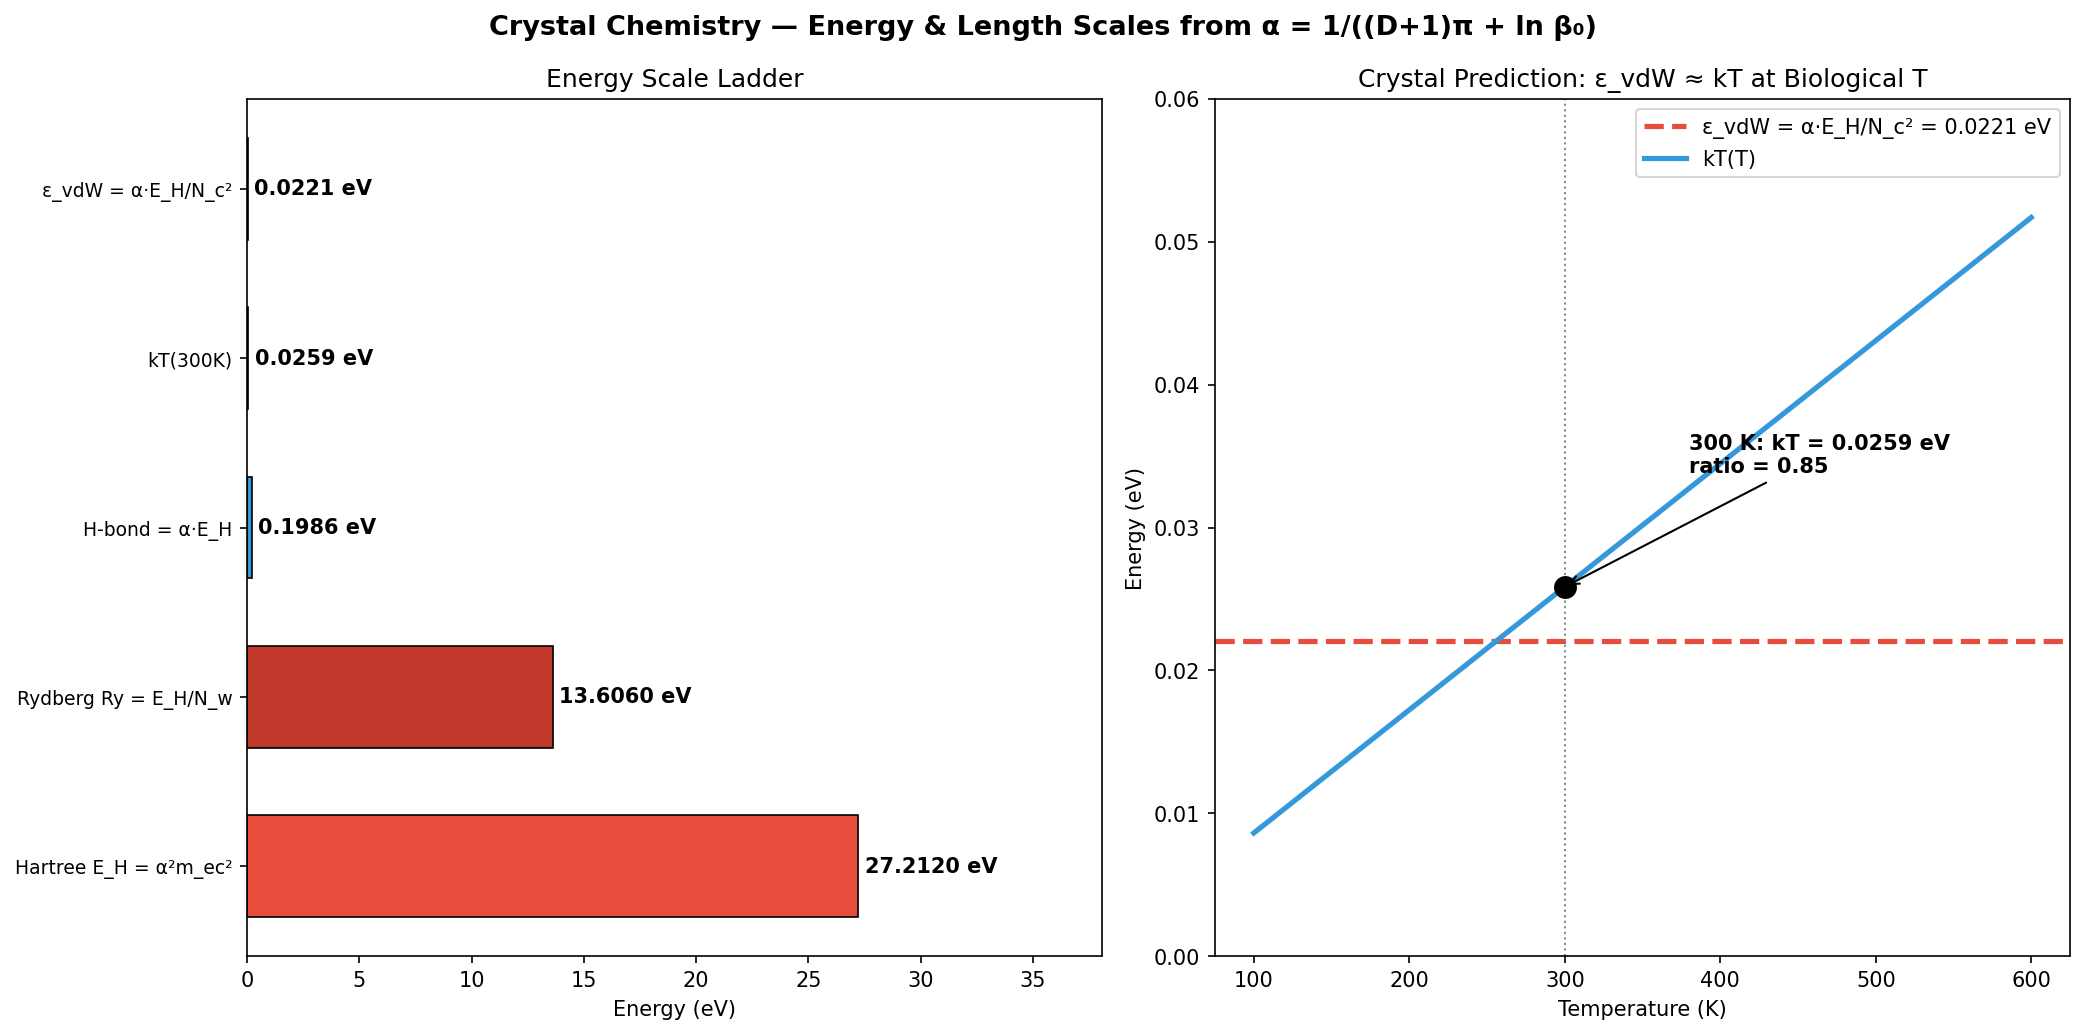

Write the Python code that produced this figure.
#!/usr/bin/env python3
"""Crystal Chem — Energy Scales from (2,3)"""
import crystal_toe as ct
import matplotlib.pyplot as plt
import numpy as np

toe = ct.Toe(); ch = toe.chem()

fig, axes = plt.subplots(1, 2, figsize=(14, 7))
fig.suptitle("Crystal Chemistry — Energy & Length Scales from α = 1/((D+1)π + ln β₀)",
             fontsize=13, fontweight='bold')

# ── Left: Energy scale ladder ──
ax = axes[0]
energies = {
    f'Hartree E_H = α²m_ec²':           ch.hartree_ev(),
    f'Rydberg Ry = E_H/N_w':            ch.rydberg_ev(),
    f'H-bond = α·E_H':                  ch.e_hbond(),
    f'kT(300K)':                         ch.kt_300(),
    f'ε_vdW = α·E_H/N_c²':             ch.eps_vdw(),
}
names = list(energies.keys())
vals = list(energies.values())
colors = ['#e74c3c', '#c0392b', '#3498db', '#2ecc71', '#27ae60']
y_pos = np.arange(len(names))

bars = ax.barh(y_pos, vals, color=colors, edgecolor='black', linewidth=0.8, height=0.6)
for bar, v in zip(bars, vals):
    ax.text(bar.get_width() + 0.3, bar.get_y() + bar.get_height()/2,
            f'{v:.4f} eV', va='center', fontsize=10, fontweight='bold')
ax.set_yticks(y_pos)
ax.set_yticklabels(names, fontsize=9)
ax.set_xlabel('Energy (eV)')
ax.set_title('Energy Scale Ladder')
ax.set_xlim(0, max(vals) * 1.4)

# ── Right: Thermal-VdW coincidence ──
ax = axes[1]
temps = np.linspace(100, 600, 200)
kt_vals = 8.617333e-5 * temps  # kT in eV

eps = ch.eps_vdw()
ax.axhline(y=eps, color='#e74c3c', linewidth=2.5, linestyle='--',
           label=f'ε_vdW = α·E_H/N_c² = {eps:.4f} eV')
ax.plot(temps, kt_vals, color='#3498db', linewidth=2.5,
        label='kT(T)')
ax.axvline(x=300, color='#7f8c8d', linewidth=1, linestyle=':')
ax.plot(300, ch.kt_300(), 'ko', markersize=10, zorder=5)
ax.annotate(f'300 K: kT = {ch.kt_300():.4f} eV\nratio = {ch.vdw_kt_ratio():.2f}',
            xy=(300, ch.kt_300()), xytext=(380, ch.kt_300() + 0.008),
            fontsize=10, fontweight='bold',
            arrowprops=dict(arrowstyle='->', color='black'))

ax.set_xlabel('Temperature (K)')
ax.set_ylabel('Energy (eV)')
ax.set_title('Crystal Prediction: ε_vdW ≈ kT at Biological T')
ax.legend(fontsize=10)
ax.set_ylim(0, 0.06)

plt.tight_layout()
plt.savefig('chem_energy_scales.png', dpi=150, bbox_inches='tight'); plt.show()
